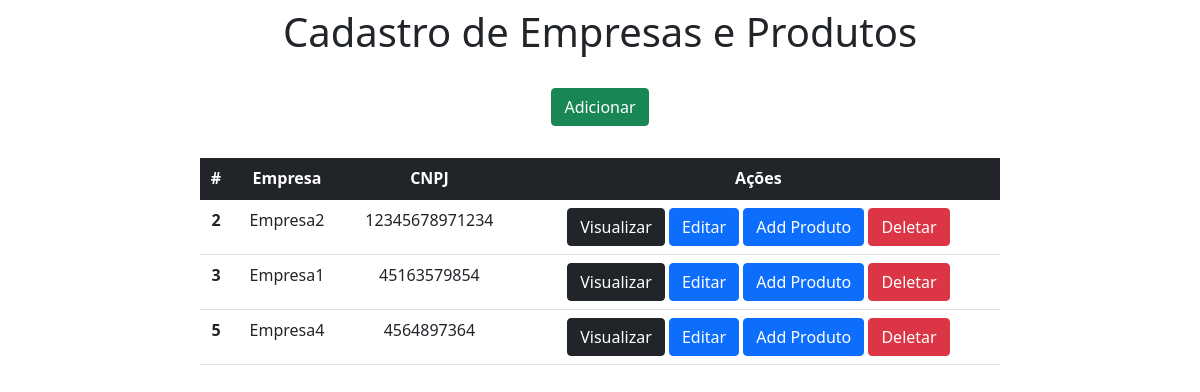
The app's page /, older data.
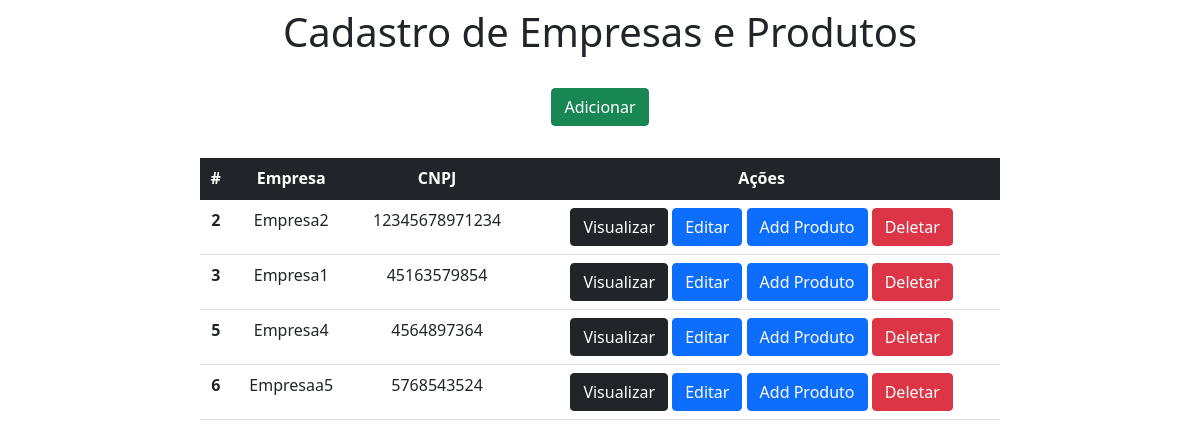
The same page, newer data.
### app/models.py (models this page shows)
class Empresa(models.Model):
    empresa = models.CharField(max_length=150)
    cnpj = models.CharField(max_length=150)

### app/views.py (the view)
# urls.py: 2. Add a URL to urlpatterns:  path('', views.home, name='home')
def home(request):
    data = {}
    data['db'] = Empresa.objects.all()
    return render(request, 'index.html', data)

### app/templates/index.html (shortened to what this page needs)
<!DOCTYPE html>
<html lang="pt-br">
<head>
    <link rel="stylesheet" href="https://cdn.jsdelivr.net/npm/bootstrap@5.1.1/dist/css/bootstrap.min.css">
</head>
<body>
    <div class="col-8 m-auto pt-2 pb-2 text-center">
        <h1>Cadastro de Empresas e Produtos</h1>
    </div>
    <div class="col-8 m-auto pt-3 pb-2 text-center">
        <a href="/form" class=" btn btn-success">Adicionar</a>
    </div>
    <div class="col-8 m-auto pt-4 pb-2 text-center">
        <table class="table">
          <thead class="table-dark">
            <tr>
              <th scope="col">#</th>
              <th scope="col">Empresa</th>
              <th scope="col">CNPJ</th>
              <th scope="col">Ações</th>
            </tr>
          </thead>
          <tbody>
          {% for dbs in db %}
           <tr>
              <th>{{dbs.id}}</th>
              <td>{{dbs.empresa}}</td>
              <td>{{dbs.cnpj}}</td>
              <td>
                  <a href="/view/{{dbs.id}}/" class="btn btn-dark">Visualizar</a>
                  <a href="/edit/{{dbs.id}}/" class="btn btn-primary">Editar</a>
                  <a href="/produto/{{dbs.id}}" class="btn btn-primary">Add Produto</a>
                  <a href="/delete/{{dbs.id}}/" class="btn btn-danger btnDel">Deletar</a>
              </td>
           </tr>
          {% endfor %}
          </tbody>
        </table>
    </div>
    {% load static %}
    </body>
</html>

Row changes from the older to the newer data that the page shows:
added Empresa: id "6", empresa "Empresaa5", cnpj "5768543524"
